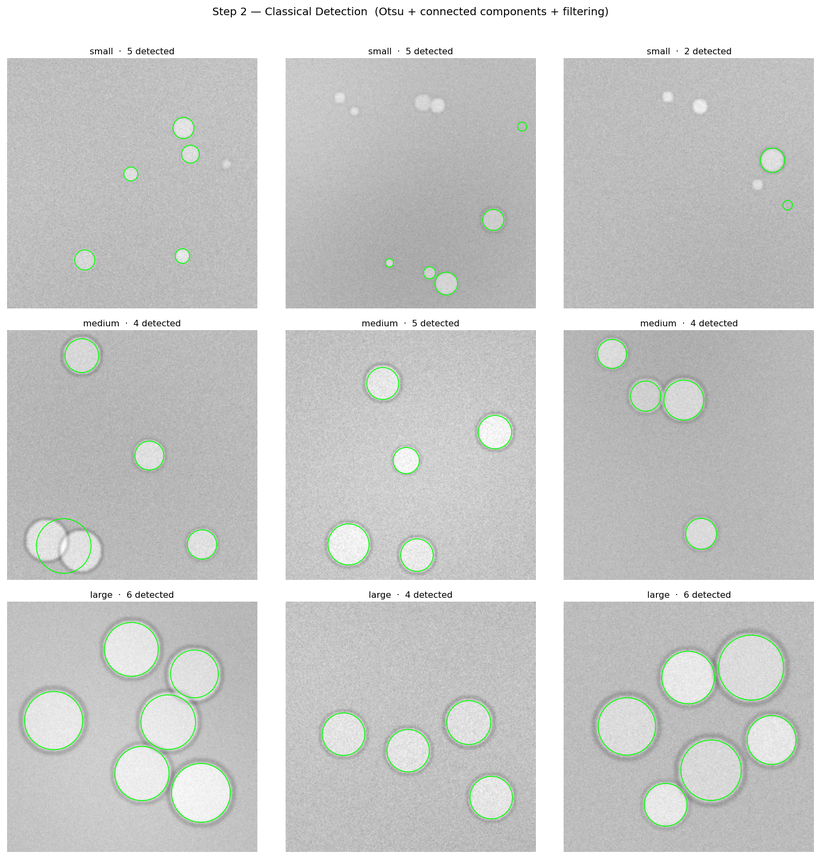
#> input picture results/classical_detection_overlay.png, 821 x 859 px, shrunk from 1512 x 1582 before the run
$ python -i classical.py   (imports and definitions only)
#> lines starting #> are read from the running program, lines starting #| are printed output that depends on the picture; after the words box and inside, x2 and y2 are one past the last pixel; in counts of white or black regions, pixels touching at a corner belong together
"""Classical droplet detection using Otsu thresholding + connected components.
Outputs a detection overlay and size distribution plots.
"""

from pathlib import Path

import numpy as np
import pandas as pd
import matplotlib
# [1 line not run here, left out]
import matplotlib.pyplot as plt
from skimage import filters, measure, morphology
from skimage.io import imread
from skimage.segmentation import clear_border

# ── paths (same PROJECT_ROOT logic as generate_data.py) ──────────────────────
PROJECT_ROOT = Path(__file__).resolve().parent.parent
RAW_DIR      = PROJECT_ROOT / "data" / "raw"
METADATA_CSV = PROJECT_ROOT / "data" / "metadata.csv"
RESULTS_DIR  = PROJECT_ROOT / "results"

# ── analysis parameters ───────────────────────────────────────────────────────
BLUR_SIGMA       = 1.5   # pre-threshold smoothing
MIN_AREA_PX      = 30    # discard blobs smaller than this (noise)
N_OVERLAY_IMGS   = 9     # images shown in the detection overlay grid

# post-detection filters — keep only plausible droplets
MIN_DIAMETER_PX  = 8    # smaller than this is noise (image is 256×256 px)
MAX_DIAMETER_PX  = 100  # larger than this is a background artifact
MIN_CIRCULARITY  = 0.50 # lower values let in too much noise

CLASS_ORDER = ["small", "medium", "large"]
COLORS      = {"small": "#4C9BE8", "medium": "#E8A44C", "large": "#5EBD70"}


def detect_droplets(img):
    """Run Otsu detection on one image. Returns (regions, binary_mask)."""
    blurred = filters.gaussian(img, sigma=BLUR_SIGMA, preserve_range=True)
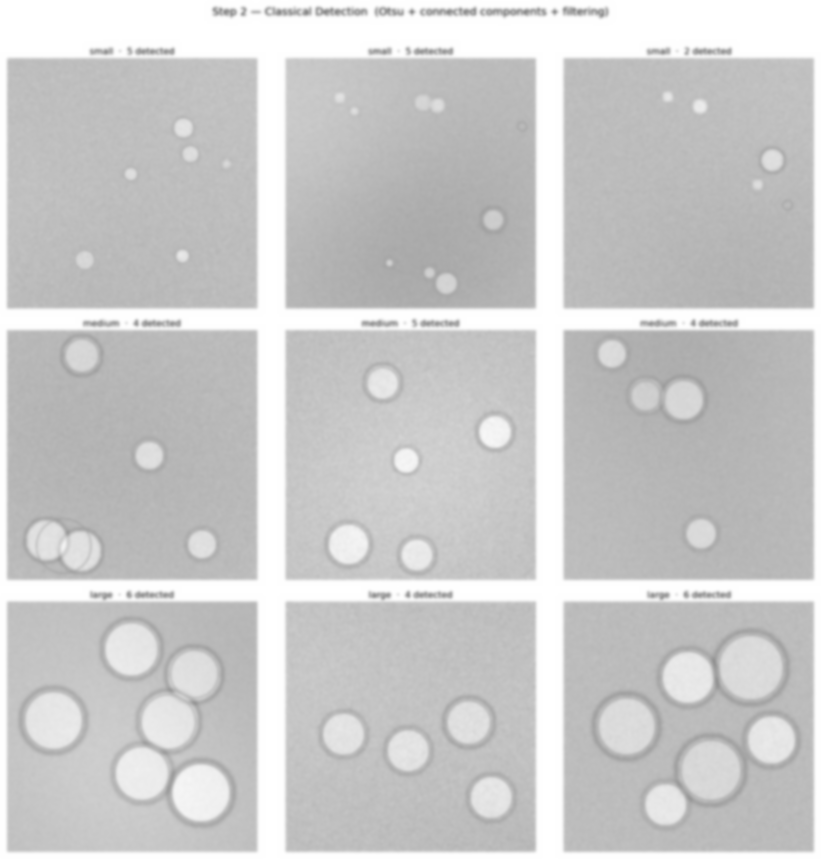
#> blurred: shape (859, 821) float64; min 141.3, max 255, mean 203.3

    # Otsu finds the optimal global threshold automatically
    thresh  = filters.threshold_otsu(blurred)
#> thresh = 217.9

    # droplets are brighter than background → take pixels above threshold
    binary  = blurred > thresh
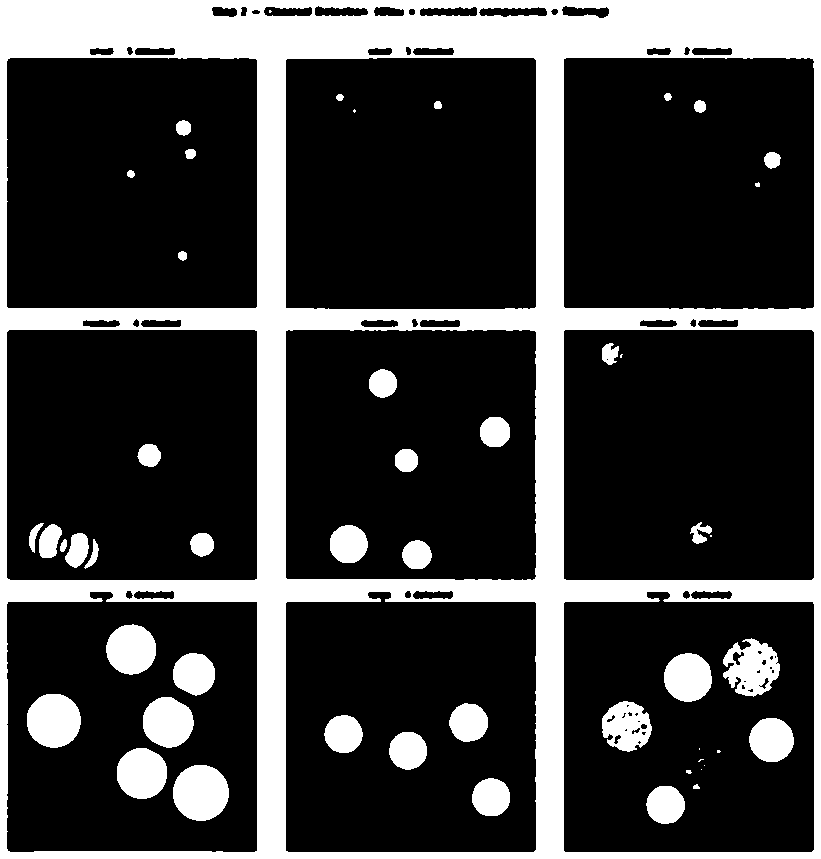
#> binary: shape (859, 821) bool; 24% white; 51 white regions (10 under 20 px), largest, box (x1, y1, x2, y2) and area: (0, 0, 821, 859) 136701, (173, 765, 229, 821) 2478, (27, 694, 81, 748) 2318

    # clean up: remove tiny specks, fill small holes inside droplets
#> (the run stopped early here; a loop or call above may not have finished)
